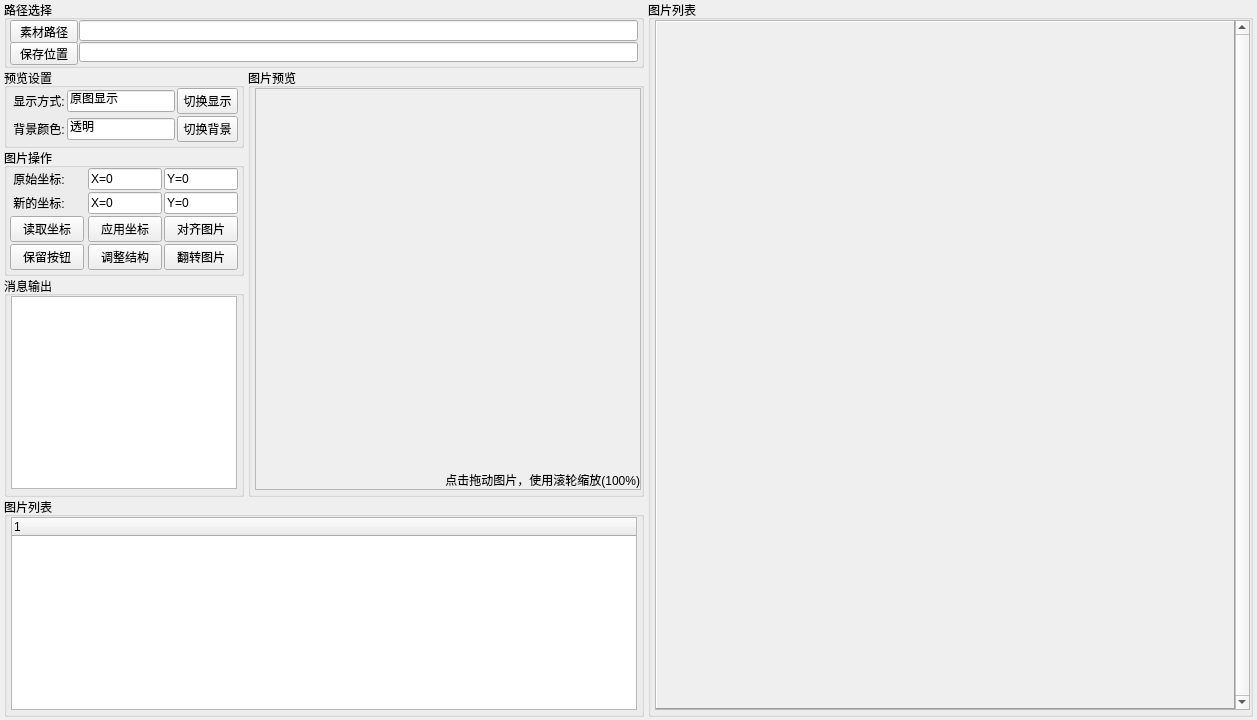
<?xml version="1.0" encoding="UTF-8"?>
<ui version="4.0">
 <author>zijun</author>
 <class>MainForm</class>
 <widget class="QWidget" name="MainForm">
  <property name="geometry">
   <rect>
    <x>0</x>
    <y>0</y>
    <width>1257</width>
    <height>720</height>
   </rect>
  </property>
  <property name="minimumSize">
   <size>
    <width>1257</width>
    <height>720</height>
   </size>
  </property>
  <property name="maximumSize">
   <size>
    <width>1257</width>
    <height>720</height>
   </size>
  </property>
  <property name="windowTitle">
   <string>序列帧图片翻转工具</string>
  </property>
  <property name="windowIcon">
   <iconset>
    <normaloff>:/picture/icon.ico</normaloff>:/picture/icon.ico</iconset>
  </property>
  <widget class="QWidget" name="gridLayoutWidget">
   <property name="geometry">
    <rect>
     <x>0</x>
     <y>0</y>
     <width>1260</width>
     <height>721</height>
    </rect>
   </property>
   <layout class="QGridLayout" name="MainFormLayout">
    <property name="leftMargin">
     <number>4</number>
    </property>
    <property name="topMargin">
     <number>0</number>
    </property>
    <property name="rightMargin">
     <number>4</number>
    </property>
    <property name="bottomMargin">
     <number>4</number>
    </property>
    <property name="horizontalSpacing">
     <number>4</number>
    </property>
    <property name="verticalSpacing">
     <number>0</number>
    </property>
    <item row="1" column="0">
     <widget class="QGroupBox" name="groupDisplaySetting">
      <property name="maximumSize">
       <size>
        <width>240</width>
        <height>16777215</height>
       </size>
      </property>
      <property name="title">
       <string>预览设置</string>
      </property>
      <layout class="QGridLayout" name="groupDisplaySettingLayout">
       <property name="leftMargin">
        <number>3</number>
       </property>
       <property name="topMargin">
        <number>0</number>
       </property>
       <property name="rightMargin">
        <number>3</number>
       </property>
       <property name="bottomMargin">
        <number>3</number>
       </property>
       <property name="spacing">
        <number>2</number>
       </property>
       <item row="1" column="1" colspan="2">
        <widget class="QLineEdit" name="inputDisplayType">
         <property name="text">
          <string>原图显示</string>
         </property>
         <property name="readOnly">
          <bool>true</bool>
         </property>
        </widget>
       </item>
       <item row="1" column="3">
        <widget class="QPushButton" name="btnChangeDisplayType">
         <property name="text">
          <string>切换显示</string>
         </property>
        </widget>
       </item>
       <item row="1" column="0">
        <widget class="QLabel" name="labelDisplayType">
         <property name="sizePolicy">
          <sizepolicy hsizetype="Fixed" vsizetype="Preferred">
           <horstretch>0</horstretch>
           <verstretch>0</verstretch>
          </sizepolicy>
         </property>
         <property name="text">
          <string> 显示方式:</string>
         </property>
        </widget>
       </item>
       <item row="3" column="0">
        <widget class="QLabel" name="labelDisplayColor">
         <property name="sizePolicy">
          <sizepolicy hsizetype="Fixed" vsizetype="Preferred">
           <horstretch>0</horstretch>
           <verstretch>0</verstretch>
          </sizepolicy>
         </property>
         <property name="text">
          <string> 背景颜色:</string>
         </property>
        </widget>
       </item>
       <item row="3" column="1" colspan="2">
        <widget class="QLineEdit" name="inputDisplayColor">
         <property name="sizePolicy">
          <sizepolicy hsizetype="Fixed" vsizetype="Fixed">
           <horstretch>0</horstretch>
           <verstretch>0</verstretch>
          </sizepolicy>
         </property>
         <property name="text">
          <string>透明</string>
         </property>
         <property name="readOnly">
          <bool>true</bool>
         </property>
        </widget>
       </item>
       <item row="3" column="3">
        <widget class="QPushButton" name="btnChangeDisplayColor">
         <property name="text">
          <string>切换背景</string>
         </property>
        </widget>
       </item>
      </layout>
     </widget>
    </item>
    <item row="0" column="0" colspan="2">
     <widget class="QGroupBox" name="groupPath">
      <property name="minimumSize">
       <size>
        <width>0</width>
        <height>68</height>
       </size>
      </property>
      <property name="maximumSize">
       <size>
        <width>16777215</width>
        <height>68</height>
       </size>
      </property>
      <property name="title">
       <string>路径选择</string>
      </property>
      <layout class="QGridLayout" name="groupPathLayout">
       <property name="leftMargin">
        <number>3</number>
       </property>
       <property name="topMargin">
        <number>0</number>
       </property>
       <property name="rightMargin">
        <number>3</number>
       </property>
       <property name="bottomMargin">
        <number>3</number>
       </property>
       <property name="spacing">
        <number>1</number>
       </property>
       <item row="1" column="1">
        <widget class="QLineEdit" name="inputSavePath"/>
       </item>
       <item row="0" column="1">
        <widget class="QLineEdit" name="inputImgPath"/>
       </item>
       <item row="0" column="0">
        <widget class="QPushButton" name="btnImgPath">
         <property name="minimumSize">
          <size>
           <width>68</width>
           <height>23</height>
          </size>
         </property>
         <property name="maximumSize">
          <size>
           <width>68</width>
           <height>23</height>
          </size>
         </property>
         <property name="text">
          <string>素材路径</string>
         </property>
        </widget>
       </item>
       <item row="1" column="0">
        <widget class="QPushButton" name="btnSavePath">
         <property name="minimumSize">
          <size>
           <width>68</width>
           <height>23</height>
          </size>
         </property>
         <property name="maximumSize">
          <size>
           <width>68</width>
           <height>23</height>
          </size>
         </property>
         <property name="text">
          <string>保存位置</string>
         </property>
        </widget>
       </item>
      </layout>
     </widget>
    </item>
    <item row="2" column="0">
     <widget class="QGroupBox" name="groupProgress">
      <property name="maximumSize">
       <size>
        <width>240</width>
        <height>16777215</height>
       </size>
      </property>
      <property name="title">
       <string>图片操作</string>
      </property>
      <layout class="QGridLayout" name="groupProgressLayout">
       <property name="leftMargin">
        <number>3</number>
       </property>
       <property name="topMargin">
        <number>0</number>
       </property>
       <property name="rightMargin">
        <number>3</number>
       </property>
       <property name="bottomMargin">
        <number>3</number>
       </property>
       <property name="spacing">
        <number>2</number>
       </property>
       <item row="1" column="3">
        <widget class="QLineEdit" name="inputPositionNewY">
         <property name="sizePolicy">
          <sizepolicy hsizetype="Fixed" vsizetype="Fixed">
           <horstretch>0</horstretch>
           <verstretch>0</verstretch>
          </sizepolicy>
         </property>
         <property name="text">
          <string>Y=0</string>
         </property>
        </widget>
       </item>
       <item row="2" column="0">
        <widget class="QPushButton" name="btnReadPosition">
         <property name="sizePolicy">
          <sizepolicy hsizetype="Preferred" vsizetype="Fixed">
           <horstretch>0</horstretch>
           <verstretch>0</verstretch>
          </sizepolicy>
         </property>
         <property name="text">
          <string>读取坐标</string>
         </property>
        </widget>
       </item>
       <item row="1" column="2">
        <widget class="QLineEdit" name="inputPositionNewX">
         <property name="sizePolicy">
          <sizepolicy hsizetype="Fixed" vsizetype="Fixed">
           <horstretch>0</horstretch>
           <verstretch>0</verstretch>
          </sizepolicy>
         </property>
         <property name="text">
          <string>X=0</string>
         </property>
        </widget>
       </item>
       <item row="0" column="3">
        <widget class="QLineEdit" name="inputPositionOldY">
         <property name="sizePolicy">
          <sizepolicy hsizetype="Fixed" vsizetype="Fixed">
           <horstretch>0</horstretch>
           <verstretch>0</verstretch>
          </sizepolicy>
         </property>
         <property name="text">
          <string>Y=0</string>
         </property>
        </widget>
       </item>
       <item row="5" column="0">
        <widget class="QPushButton" name="btnSpace1">
         <property name="sizePolicy">
          <sizepolicy hsizetype="Preferred" vsizetype="Fixed">
           <horstretch>0</horstretch>
           <verstretch>0</verstretch>
          </sizepolicy>
         </property>
         <property name="text">
          <string>保留按钮</string>
         </property>
        </widget>
       </item>
       <item row="0" column="0" colspan="2">
        <widget class="QLabel" name="labelPositionOld">
         <property name="sizePolicy">
          <sizepolicy hsizetype="Fixed" vsizetype="Preferred">
           <horstretch>0</horstretch>
           <verstretch>0</verstretch>
          </sizepolicy>
         </property>
         <property name="text">
          <string> 原始坐标:</string>
         </property>
        </widget>
       </item>
       <item row="2" column="2">
        <widget class="QPushButton" name="btnApplyPosition">
         <property name="sizePolicy">
          <sizepolicy hsizetype="Preferred" vsizetype="Fixed">
           <horstretch>0</horstretch>
           <verstretch>0</verstretch>
          </sizepolicy>
         </property>
         <property name="text">
          <string>应用坐标</string>
         </property>
        </widget>
       </item>
       <item row="1" column="0">
        <widget class="QLabel" name="labelPositionNew">
         <property name="sizePolicy">
          <sizepolicy hsizetype="Fixed" vsizetype="Preferred">
           <horstretch>0</horstretch>
           <verstretch>0</verstretch>
          </sizepolicy>
         </property>
         <property name="text">
          <string> 新的坐标:</string>
         </property>
        </widget>
       </item>
       <item row="5" column="3">
        <widget class="QPushButton" name="btnImgReverse">
         <property name="sizePolicy">
          <sizepolicy hsizetype="Preferred" vsizetype="Fixed">
           <horstretch>0</horstretch>
           <verstretch>0</verstretch>
          </sizepolicy>
         </property>
         <property name="text">
          <string>翻转图片</string>
         </property>
        </widget>
       </item>
       <item row="2" column="3">
        <widget class="QPushButton" name="btnImgAlignment">
         <property name="sizePolicy">
          <sizepolicy hsizetype="Preferred" vsizetype="Fixed">
           <horstretch>0</horstretch>
           <verstretch>0</verstretch>
          </sizepolicy>
         </property>
         <property name="text">
          <string>对齐图片</string>
         </property>
        </widget>
       </item>
       <item row="5" column="2">
        <widget class="QPushButton" name="btnStructure">
         <property name="sizePolicy">
          <sizepolicy hsizetype="Preferred" vsizetype="Fixed">
           <horstretch>0</horstretch>
           <verstretch>0</verstretch>
          </sizepolicy>
         </property>
         <property name="text">
          <string>调整结构</string>
         </property>
        </widget>
       </item>
       <item row="0" column="2">
        <widget class="QLineEdit" name="inputPositionOldX">
         <property name="sizePolicy">
          <sizepolicy hsizetype="Fixed" vsizetype="Fixed">
           <horstretch>0</horstretch>
           <verstretch>0</verstretch>
          </sizepolicy>
         </property>
         <property name="text">
          <string>X=0</string>
         </property>
        </widget>
       </item>
      </layout>
     </widget>
    </item>
    <item row="0" column="2" rowspan="5">
     <widget class="QGroupBox" name="groupImgTable">
      <property name="minimumSize">
       <size>
        <width>605</width>
        <height>0</height>
       </size>
      </property>
      <property name="maximumSize">
       <size>
        <width>605</width>
        <height>16777215</height>
       </size>
      </property>
      <property name="title">
       <string>图片列表</string>
      </property>
      <layout class="QGridLayout" name="groupImgSmallLayout">
       <property name="leftMargin">
        <number>4</number>
       </property>
       <property name="topMargin">
        <number>0</number>
       </property>
       <property name="rightMargin">
        <number>4</number>
       </property>
       <property name="bottomMargin">
        <number>4</number>
       </property>
       <property name="spacing">
        <number>1</number>
       </property>
       <item row="0" column="2">
        <widget class="QScrollArea" name="scrollImgTable">
         <property name="minimumSize">
          <size>
           <width>595</width>
           <height>0</height>
          </size>
         </property>
         <property name="maximumSize">
          <size>
           <width>595</width>
           <height>16777215</height>
          </size>
         </property>
         <property name="verticalScrollBarPolicy">
          <enum>Qt::ScrollBarAlwaysOn</enum>
         </property>
         <property name="horizontalScrollBarPolicy">
          <enum>Qt::ScrollBarAlwaysOff</enum>
         </property>
         <property name="widgetResizable">
          <bool>true</bool>
         </property>
         <property name="alignment">
          <set>Qt::AlignLeading|Qt::AlignLeft|Qt::AlignTop</set>
         </property>
         <widget class="QWidget" name="scrollImgTableWidget">
          <property name="geometry">
           <rect>
            <x>0</x>
            <y>0</y>
            <width>576</width>
            <height>693</height>
           </rect>
          </property>
          <layout class="QGridLayout" name="scrollImgTableWidgetLayout">
           <property name="leftMargin">
            <number>0</number>
           </property>
           <property name="topMargin">
            <number>0</number>
           </property>
           <property name="rightMargin">
            <number>0</number>
           </property>
           <property name="bottomMargin">
            <number>0</number>
           </property>
           <property name="spacing">
            <number>0</number>
           </property>
           <item row="0" column="0">
            <widget class="QLabel" name="labelImgTableBack">
             <property name="frameShape">
              <enum>QFrame::Panel</enum>
             </property>
             <property name="frameShadow">
              <enum>QFrame::Raised</enum>
             </property>
             <property name="alignment">
              <set>Qt::AlignLeading|Qt::AlignLeft|Qt::AlignTop</set>
             </property>
            </widget>
           </item>
          </layout>
         </widget>
        </widget>
       </item>
      </layout>
     </widget>
    </item>
    <item row="4" column="0" colspan="2">
     <widget class="QGroupBox" name="groupListImg">
      <property name="title">
       <string>图片列表</string>
      </property>
      <layout class="QGridLayout" name="groupListImgLayout">
       <property name="leftMargin">
        <number>4</number>
       </property>
       <property name="topMargin">
        <number>0</number>
       </property>
       <property name="rightMargin">
        <number>4</number>
       </property>
       <property name="bottomMargin">
        <number>4</number>
       </property>
       <property name="spacing">
        <number>1</number>
       </property>
       <item row="0" column="0">
        <widget class="QTreeWidget" name="listImgTree">
         <property name="enabled">
          <bool>true</bool>
         </property>
         <property name="sizeAdjustPolicy">
          <enum>QAbstractScrollArea::AdjustToContentsOnFirstShow</enum>
         </property>
         <column>
          <property name="text">
           <string notr="true">1</string>
          </property>
         </column>
        </widget>
       </item>
      </layout>
     </widget>
    </item>
    <item row="3" column="0">
     <widget class="QGroupBox" name="groupMessage">
      <property name="maximumSize">
       <size>
        <width>240</width>
        <height>16777215</height>
       </size>
      </property>
      <property name="title">
       <string>消息输出</string>
      </property>
      <layout class="QGridLayout" name="groupMessageLayout">
       <property name="leftMargin">
        <number>4</number>
       </property>
       <property name="topMargin">
        <number>0</number>
       </property>
       <property name="rightMargin">
        <number>4</number>
       </property>
       <property name="bottomMargin">
        <number>5</number>
       </property>
       <property name="spacing">
        <number>0</number>
       </property>
       <item row="0" column="0">
        <widget class="QTextEdit" name="inputMessage">
         <property name="readOnly">
          <bool>true</bool>
         </property>
         <property name="textInteractionFlags">
          <set>Qt::TextSelectableByMouse</set>
         </property>
        </widget>
       </item>
      </layout>
     </widget>
    </item>
    <item row="1" column="1" rowspan="3">
     <widget class="QGroupBox" name="groupImgPreview">
      <property name="minimumSize">
       <size>
        <width>396</width>
        <height>0</height>
       </size>
      </property>
      <property name="maximumSize">
       <size>
        <width>396</width>
        <height>16777215</height>
       </size>
      </property>
      <property name="title">
       <string>图片预览</string>
      </property>
      <layout class="QGridLayout" name="groupImgPreviewLayout" columnstretch="3">
       <property name="sizeConstraint">
        <enum>QLayout::SetNoConstraint</enum>
       </property>
       <property name="leftMargin">
        <number>4</number>
       </property>
       <property name="topMargin">
        <number>0</number>
       </property>
       <property name="rightMargin">
        <number>4</number>
       </property>
       <property name="bottomMargin">
        <number>4</number>
       </property>
       <property name="spacing">
        <number>1</number>
       </property>
       <item row="0" column="0">
        <widget class="QScrollArea" name="scrollImgPreview">
         <property name="minimumSize">
          <size>
           <width>386</width>
           <height>0</height>
          </size>
         </property>
         <property name="maximumSize">
          <size>
           <width>386</width>
           <height>16777215</height>
          </size>
         </property>
         <property name="cursor" stdset="0">
          <cursorShape>SizeAllCursor</cursorShape>
         </property>
         <property name="verticalScrollBarPolicy">
          <enum>Qt::ScrollBarAlwaysOff</enum>
         </property>
         <property name="horizontalScrollBarPolicy">
          <enum>Qt::ScrollBarAlwaysOff</enum>
         </property>
         <property name="widgetResizable">
          <bool>true</bool>
         </property>
         <widget class="QWidget" name="scrollImgPreviewWidget">
          <property name="geometry">
           <rect>
            <x>0</x>
            <y>0</y>
            <width>384</width>
            <height>392</height>
           </rect>
          </property>
          <layout class="QGridLayout" name="scrollImgPreviewWidgetLayout">
           <property name="leftMargin">
            <number>0</number>
           </property>
           <property name="topMargin">
            <number>0</number>
           </property>
           <property name="rightMargin">
            <number>0</number>
           </property>
           <property name="bottomMargin">
            <number>0</number>
           </property>
           <property name="spacing">
            <number>0</number>
           </property>
           <item row="0" column="0">
            <widget class="QLabel" name="labelImgPreviewText">
             <property name="text">
              <string>点击拖动图片，使用滚轮缩放(100%)</string>
             </property>
             <property name="alignment">
              <set>Qt::AlignBottom|Qt::AlignRight|Qt::AlignTrailing</set>
             </property>
            </widget>
           </item>
          </layout>
          <widget class="QLabel" name="labelImgPreviewShow">
           <property name="geometry">
            <rect>
             <x>0</x>
             <y>0</y>
             <width>384</width>
             <height>401</height>
            </rect>
           </property>
           <property name="alignment">
            <set>Qt::AlignCenter</set>
           </property>
          </widget>
          <widget class="QLabel" name="labelImgPreviewBack">
           <property name="geometry">
            <rect>
             <x>0</x>
             <y>0</y>
             <width>384</width>
             <height>401</height>
            </rect>
           </property>
           <property name="alignment">
            <set>Qt::AlignLeading|Qt::AlignLeft|Qt::AlignTop</set>
           </property>
          </widget>
          <zorder>labelImgPreviewBack</zorder>
          <zorder>labelImgPreviewShow</zorder>
          <zorder>labelImgPreviewText</zorder>
         </widget>
        </widget>
       </item>
      </layout>
     </widget>
    </item>
   </layout>
  </widget>
 </widget>
 <resources>
  <include location="res.resources.qrc"/>
 </resources>
 <connections/>
</ui>
